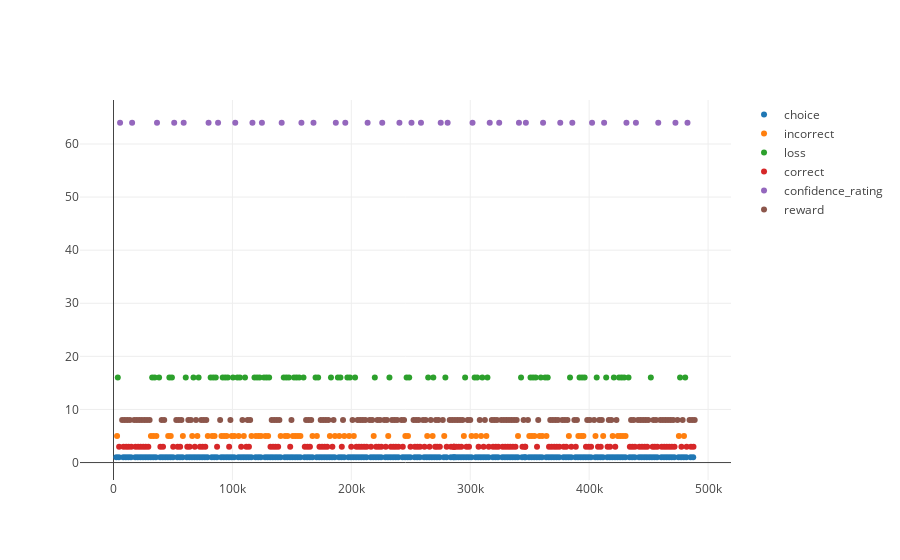

Write notebook code for a chart like this one.
### Markdown cell above
### Plot

### Code cell
marker_dict['035'].plot_markers()
